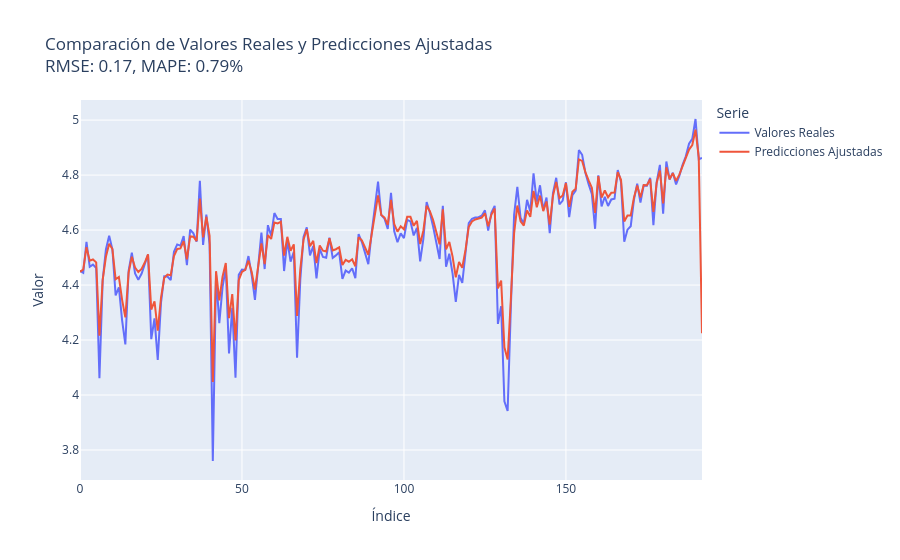

Notebook code for this chart:
### Code cell
# Hacer predicciones
y_pred = model_lstm.predict(X_val)

# Invertir la escala de los datos
y_val_inv = scaler.inverse_transform(y_val.reshape(-1, 1))
y_pred_inv = scaler.inverse_transform(y_pred)

# Ajustar las predicciones si es necesario
y_pred_inv = np.roll(y_pred_inv, shift=-1)

# Evaluar el modelo en el conjunto de test
mae = mean_absolute_error(y_val_inv, y_pred_inv)
mse = mean_squared_error(y_val_inv, y_pred_inv)
mape = mean_absolute_percentage_error(y_val_inv, y_pred_inv)

print(f'MAE: {mae}')
print(f'MSE: {mse}')
print(f'MAPE: {mape}')


# Crear un DataFrame con los valores reales y las predicciones
df_plot = pd.DataFrame({
    'Índice': np.arange(len(y_val_inv)),  # Índices de las muestras
    'Valores Reales': y_val_inv.flatten(),  # Convertir a formato plano
    'Predicciones Ajustadas': y_pred_inv.flatten()  # Convertir a formato plano
})

fig = px.line(df_plot, x='Índice', y=['Valores Reales', 'Predicciones Ajustadas'],
              labels={'value': 'Valor', 'variable': 'Serie'},
              title=f'Comparación de Valores Reales y Predicciones Ajustadas<br>RMSE: {rmse:.2f}, MAPE: {mape:.2%}')


# Mostrar el gráfico con plotly.io.show()
pio.show(fig)

### Figure 1 — Plotly figure (JSON) as saved in the notebook; plotly's stock layout.template omitted (floating-point values rounded to 4 significant figures; data arrays with more than 128 entries replaced by an {"elided": "..."} marker saying what was removed)
{"data": [{"hovertemplate": "Serie=Valores Reales<br>Índice=%{x}<br>Valor=%{y}<extra></extra>", "legendgroup": "Valores Reales", "line": {"color": "#636efa", "dash": "solid"}, "marker": {"symbol": "circle"}, "mode": "lines", "name": "Valores Reales", "orientation": "v", "showlegend": true, "type": "scatter", "x": {"elided": "193 int values"}, "xaxis": "x", "y": {"elided": "193 float values"}, "yaxis": "y"}, {"hovertemplate": "Serie=Predicciones Ajustadas<br>Índice=%{x}<br>Valor=%{y}<extra></extra>", "legendgroup": "Predicciones Ajustadas", "line": {"color": "#EF553B", "dash": "solid"}, "marker": {"symbol": "circle"}, "mode": "lines", "name": "Predicciones Ajustadas", "orientation": "v", "showlegend": true, "type": "scatter", "x": {"elided": "193 int values"}, "xaxis": "x", "y": {"elided": "193 float values"}, "yaxis": "y"}], "layout": {"legend": {"title": {"text": "Serie"}, "tracegroupgap": 0}, "title": {"text": "Comparación de Valores Reales y Predicciones Ajustadas<br>RMSE: 0.17, MAPE: 0.79%"}, "xaxis": {"anchor": "y", "domain": [0, 1], "title": {"text": "Índice"}}, "yaxis": {"anchor": "x", "domain": [0, 1], "title": {"text": "Valor"}}}}
